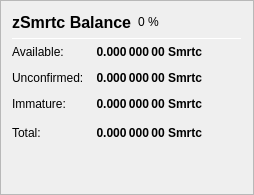
                   <widget class="QFrame" name="frame_ZerocoinBalances">
                    <property name="frameShape">
                     <enum>QFrame::StyledPanel</enum>
                    </property>
                    <property name="frameShadow">
                     <enum>QFrame::Raised</enum>
                    </property>
                    <layout class="QVBoxLayout" name="verticalLayout_7">
                     <item>
                      <layout class="QHBoxLayout" name="horizontalLayout_8" stretch="0,0,0">
                       <item>
                        <widget class="QLabel" name="label_5z_3">
                         <property name="minimumSize">
                          <size>
                           <width>0</width>
                           <height>20</height>
                          </size>
                         </property>
                         <property name="font">
                          <font>
                           <pointsize>12</pointsize>
                           <weight>75</weight>
                           <bold>true</bold>
                          </font>
                         </property>
                         <property name="text">
                          <string>zSmrtc Balance</string>
                         </property>
                        </widget>
                       </item>
                       <item>
                        <widget class="QLabel" name="labelzSmrtcPercent">
                         <property name="text">
                          <string notr="true">0 %</string>
                         </property>
                        </widget>
                       </item>
                       <item>
                        <spacer name="horizontalSpacer_11">
                         <property name="orientation">
                          <enum>Qt::Horizontal</enum>
                         </property>
                         <property name="sizeHint" stdset="0">
                          <size>
                           <width>40</width>
                           <height>20</height>
                          </size>
                         </property>
                        </spacer>
                       </item>
                      </layout>
                     </item>
                     <item>
                      <widget class="Line" name="line_ZerocoinBalance">
                       <property name="minimumSize">
                        <size>
                         <width>0</width>
                         <height>1</height>
                        </size>
                       </property>
                       <property name="maximumSize">
                        <size>
                         <width>16777215</width>
                         <height>1</height>
                        </size>
                       </property>
                       <property name="orientation">
                        <enum>Qt::Horizontal</enum>
                       </property>
                      </widget>
                     </item>
                     <item>
                      <layout class="QGridLayout" name="gridLayout_5">
                       <property name="spacing">
                        <number>12</number>
                       </property>
                       <item row="1" column="0">
                        <widget class="QLabel" name="labelzBalanceMatureText">
                         <property name="toolTip">
                          <string>Mature: more than 20 confirmation and more than 1 mint of the same denomination after it was minted.
These zSmrtc are spendable.</string>
                         </property>
                         <property name="text">
                          <string>Available:</string>
                         </property>
                        </widget>
                       </item>
                       <item row="1" column="1">
                        <widget class="QLabel" name="labelzBalanceMature">
                         <property name="font">
                          <font>
                           <weight>75</weight>
                           <bold>true</bold>
                          </font>
                         </property>
                         <property name="toolTip">
                          <string>Mature: more than 20 confirmation and more than 1 mint of the same denomination after it was minted.
These zSmrtc are spendable.</string>
                         </property>
                         <property name="text">
                          <string notr="true">0.000 000 00 Smrtc</string>
                         </property>
                         <property name="alignment">
                          <set>Qt::AlignRight|Qt::AlignTrailing|Qt::AlignVCenter</set>
                         </property>
                        </widget>
                       </item>
                       <item row="2" column="0">
                        <widget class="QLabel" name="labelzBalanceUnconfirmedText">
                         <property name="toolTip">
                          <string>Unconfirmed: less than 20 confirmations
Immature: confirmed, but less than 1 mint of the same denomination after it was minted</string>
                         </property>
                         <property name="text">
                          <string>Unconfirmed:</string>
                         </property>
                        </widget>
                       </item>
                       <item row="2" column="1">
                        <widget class="QLabel" name="labelzBalanceUnconfirmed">
                         <property name="font">
                          <font>
                           <weight>75</weight>
                           <bold>true</bold>
                          </font>
                         </property>
                         <property name="toolTip">
                          <string>Unconfirmed: less than 20 confirmations
Immature: confirmed, but less than 1 mint of the same denomination after it was minted</string>
                         </property>
                         <property name="text">
                          <string notr="true">0.000 000 00 Smrtc</string>
                         </property>
                         <property name="alignment">
                          <set>Qt::AlignRight|Qt::AlignTrailing|Qt::AlignVCenter</set>
                         </property>
                        </widget>
                       </item>
                       <item row="3" column="0">
                        <widget class="QLabel" name="labelzBalanceImmatureText">
                         <property name="toolTip">
                          <string>Unconfirmed: less than 20 confirmations
Immature: confirmed, but less than 1 mint of the same denomination after it was minted</string>
                         </property>
                         <property name="text">
                          <string>Immature:</string>
                         </property>
                        </widget>
                       </item>
                       <item row="3" column="1">
                        <widget class="QLabel" name="labelzBalanceImmature">
                         <property name="font">
                          <font>
                           <weight>75</weight>
                           <bold>true</bold>
                          </font>
                         </property>
                         <property name="toolTip">
                          <string>Unconfirmed: less than 20 confirmations
Immature: confirmed, but less than 1 mint of the same denomination after it was minted</string>
                         </property>
                         <property name="text">
                          <string notr="true">0.000 000 00 Smrtc</string>
                         </property>
                         <property name="alignment">
                          <set>Qt::AlignRight|Qt::AlignTrailing|Qt::AlignVCenter</set>
                         </property>
                        </widget>
                       </item>
                       <item row="4" column="0">
                        <widget class="QLabel" name="labelzBalanceText">
                         <property name="toolTip">
                          <string>Your current zSmrtc balance, unconfirmed and immature zSmrtc included.</string>
                         </property>
                         <property name="text">
                          <string>Total:</string>
                         </property>
                        </widget>
                       </item>
                       <item row="4" column="1">
                        <widget class="QLabel" name="labelzBalance">
                         <property name="font">
                          <font>
                           <weight>75</weight>
                           <bold>true</bold>
                          </font>
                         </property>
                         <property name="cursor">
                          <cursorShape>IBeamCursor</cursorShape>
                         </property>
                         <property name="toolTip">
                          <string>Your current zSmrtc balance, unconfirmed and immature zSmrtc included.</string>
                         </property>
                         <property name="text">
                          <string notr="true">0.000 000 00 Smrtc</string>
                         </property>
                         <property name="alignment">
                          <set>Qt::AlignRight|Qt::AlignTrailing|Qt::AlignVCenter</set>
                         </property>
                         <property name="textInteractionFlags">
                          <set>Qt::LinksAccessibleByMouse|Qt::TextSelectableByKeyboard|Qt::TextSelectableByMouse</set>
                         </property>
                        </widget>
                       </item>
                       <item row="4" column="2">
                        <spacer name="horizontalSpacer_4">
                         <property name="orientation">
                          <enum>Qt::Horizontal</enum>
                         </property>
                         <property name="sizeHint" stdset="0">
                          <size>
                           <width>40</width>
                           <height>20</height>
                          </size>
                         </property>
                        </spacer>
                       </item>
                      </layout>
                     </item>
                     <item>
                      <spacer name="verticalSpacer_4">
                       <property name="orientation">
                        <enum>Qt::Vertical</enum>
                       </property>
                       <property name="sizeHint" stdset="0">
                        <size>
                         <width>20</width>
                         <height>40</height>
                        </size>
                       </property>
                      </spacer>
                     </item>
                    </layout>
                   </widget>
